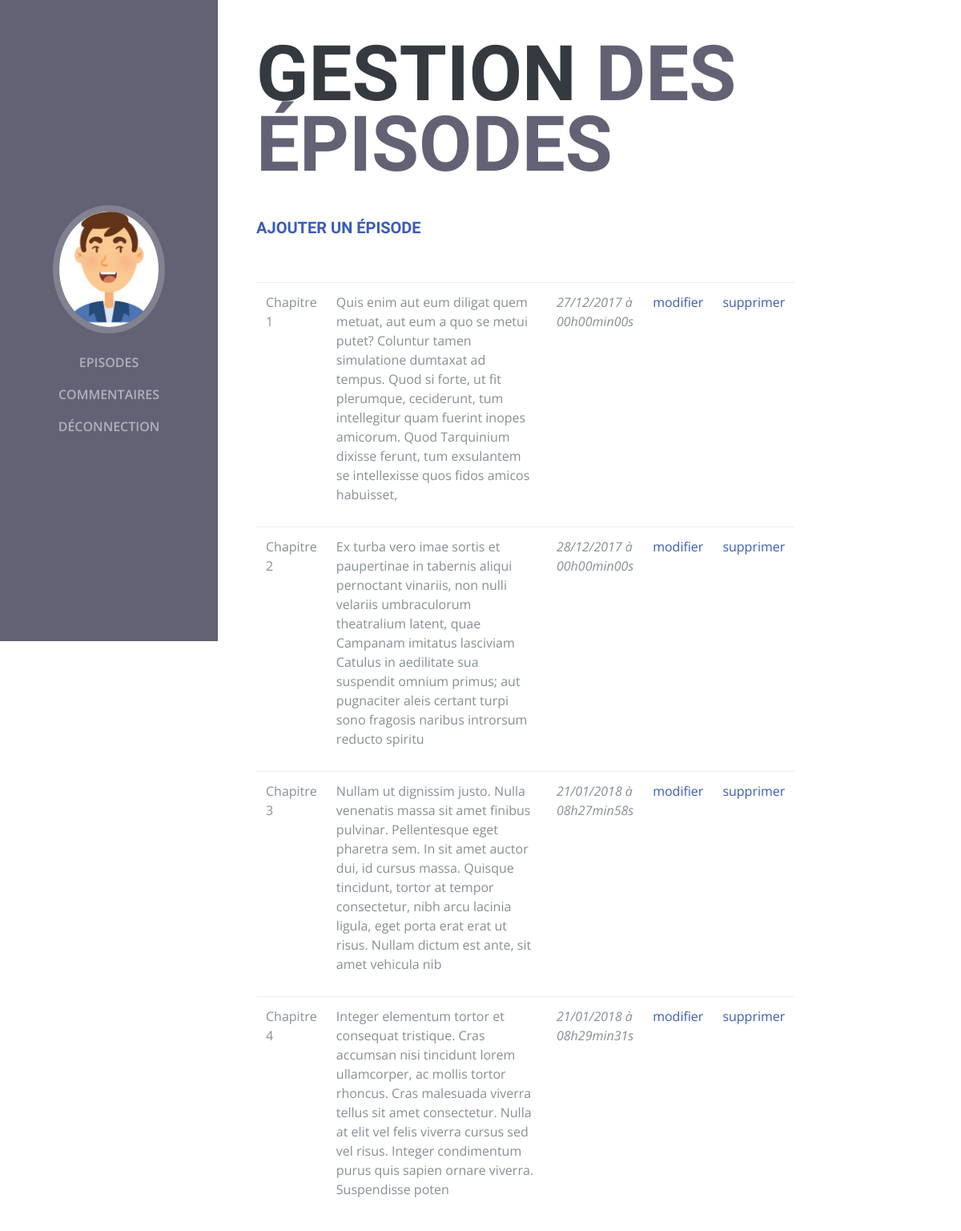
The app's page /view/backend/index.php?action=postadmin (signed in), older data.
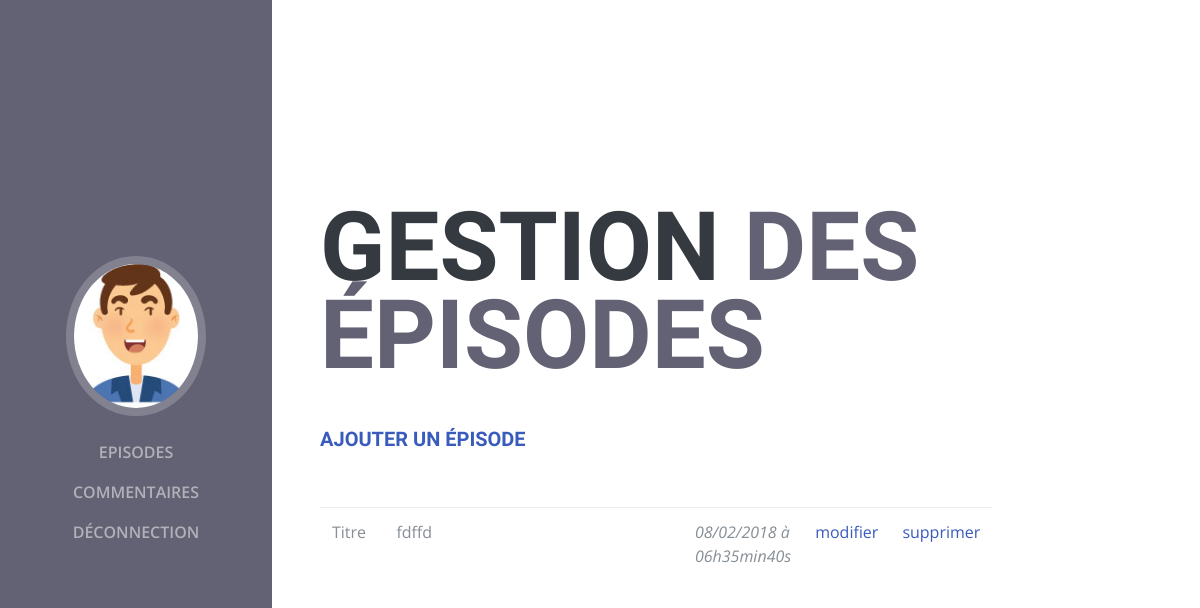
The same page, newer data.
### tables this page shows
CREATE TABLE `posts` (
  `id` int(11) NOT NULL,
  `title` varchar(255) NOT NULL,
  `content` text NOT NULL,
  `author` varchar(255) NOT NULL DEFAULT 'Jean Forteroche',
  `datecreation` datetime NOT NULL DEFAULT CURRENT_TIMESTAMP
);

### controller/backend.php (called while the page is built, shortened)
<?php
require_once('../../model/PostManager.php');
function postadmin() {
	$postManager = new PostManager();
	$posts = $postManager->getPosts();
	require('listPostsViewAdmin.php');
}
?>

### model/PostManager.php (called while the page is built, shortened)
<?php
class PostManager extends Manager {
	public function getPosts() {
		$db = $this->dbconnect();
		$req = $db->query('SELECT id, title, content, DATE_FORMAT(datecreation, \'%d/%m/%Y à %Hh%imin%ss\') AS date_creation_fr FROM posts ORDER BY title ASC LIMIT 0, 10');
		$posts = $req->fetchAll();
		return $posts;
	}
}

### view/backend/listPostsViewAdmin.php (the view, shortened to what this page needs)
<div class="container-fluid p-0">
      <section class="resume-section p-3 p-lg-5 d-flex d-column" id="about">
        <div class="my-auto">
          <h1 class="mb-0">Gestion
            <span class="text-primary">des épisodes</span>
          </h1>
  <br />
  <br />
		<h5><a href="index.php?action=directaddpost">Ajouter un épisode</a></h5>
		<br />
  <br />
<?php
foreach ($posts as $data)
{
?>
	<div class="news">
		<div class="table-responsive">
		  	<table class="table">
		    	<tr>
		    		<td width="10%"><?php echo htmlspecialchars($data['title']); ?></td>
		    		<td width="60%"><?php echo substr($data['content'], 0 ,300); ?> </td>
		    		<td width="10%"><em><?php echo htmlspecialchars($data['date_creation_fr']); ?> </em><br /></td>
		    		<td width="10%"><a href="index.php?action=post&amp;id=<?= $data['id'] ?>">modifier</a></td>
		    		<td width="10%"><a href="index.php?action=deletepost&amp;id=<?=$data['id'] ?>" id="link">supprimer</a></td>
		    	</tr>
		  	</table>
		</div>
	</div>
		<?php
		}
			?>
<?php require('template.php'); ?>

Row changes from the older to the newer data that the page shows:
removed posts: title "Chapitre 1", content "Quis enim aut eum diligat quem metuat, aut eum a quo se metui putet? Coluntur tamen simulatione dumtaxat ad tempus. Quod si forte, ut fit plerumque, ceciderunt, tum intellegitur quam fuerint inopes amicorum. Quod Tarquinium dixisse ferunt, tum exsulantem se intellexisse quos fidos amicos habuisset,", date_creation_fr "27/12/2017 à 00h00min00s"
removed posts: title "Chapitre 2", content "Ex turba vero imae sortis et paupertinae in tabernis aliqui pernoctant vinariis, non nulli velariis umbraculorum theatralium latent, quae Campanam imitatus lasciviam Catulus in aedilitate sua suspendit omnium primus; aut pugnaciter aleis certant turpi sono fragosis naribus introrsum reducto spiritu", date_creation_fr "28/12/2017 à 00h00min00s"
removed posts: title "Chapitre 3", content "Nullam ut dignissim justo. Nulla venenatis massa sit amet finibus pulvinar. Pellentesque eget pharetra sem. In sit amet auctor dui, id cursus massa. Quisque tincidunt, tortor at tempor consectetur, nibh arcu lacinia ligula, eget porta erat erat ut risus. Nullam dictum est ante, sit amet vehicula nib", date_creation_fr "21/01/2018 à 08h27min58s"
removed posts: title "Chapitre 4", content "Integer elementum tortor et consequat tristique. Cras accumsan nisi tincidunt lorem ullamcorper, ac mollis tortor rhoncus. Cras malesuada viverra tellus sit amet consectetur. Nulla at elit vel felis viverra cursus sed vel risus. Integer condimentum purus quis sapien ornare viverra. Suspendisse poten", date_creation_fr "21/01/2018 à 08h29min31s"
added posts: title "Titre", content "fdffd", date_creation_fr "08/02/2018 à 06h35min40s"
